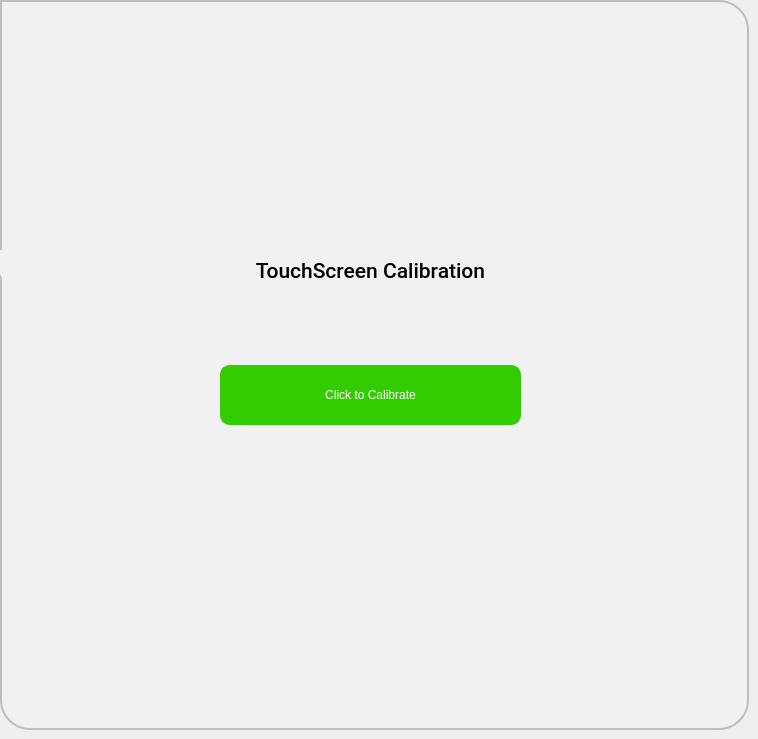
   <widget class="QWidget" name="tabTouchscreen">
    <attribute name="title">
     <string>Touch Screen</string>
    </attribute>
    <widget class="QFrame" name="frame_3">
     <property name="geometry">
      <rect>
       <x>0</x>
       <y>0</y>
       <width>749</width>
       <height>730</height>
      </rect>
     </property>
     <property name="styleSheet">
      <string notr="true">background-color: rgb(241, 241, 241);
	 border: 2px solid #C4C4C3;
    border-bottom-color: #C2C7CB; /* same as the pane color */
    border-bottom-left-radius: 30px;
border-bottom-right-radius: 30px;
    border-top-right-radius: 30px;
color: rgb(0, 0, 0);
font: 75 16pt &quot;Roboto Medium&quot;;
border-color:  rgb(190, 190, 190);



</string>
     </property>
     <property name="frameShape">
      <enum>QFrame::StyledPanel</enum>
     </property>
     <property name="frameShadow">
      <enum>QFrame::Raised</enum>
     </property>
     <widget class="QLabel" name="label_3">
      <property name="geometry">
       <rect>
        <x>-3</x>
        <y>250</y>
        <width>747</width>
        <height>41</height>
       </rect>
      </property>
      <property name="font">
       <font>
        <family>Roboto Medium</family>
        <pointsize>16</pointsize>
        <weight>9</weight>
        <italic>false</italic>
        <bold>false</bold>
       </font>
      </property>
      <property name="styleSheet">
       <string notr="true">border-width: 0px;</string>
      </property>
      <property name="text">
       <string>TouchScreen Calibration</string>
      </property>
      <property name="alignment">
       <set>Qt::AlignCenter</set>
      </property>
     </widget>
     <widget class="QPushButton" name="pbTouchCalibrate">
      <property name="geometry">
       <rect>
        <x>220</x>
        <y>365</y>
        <width>301</width>
        <height>60</height>
       </rect>
      </property>
      <property name="focusPolicy">
       <enum>Qt::ClickFocus</enum>
      </property>
      <property name="styleSheet">
       <string notr="true">QPushButton{
background-color: rgb(51, 204, 0);
border-width: 2px;
border-color: rgb(51, 204, 0);
border-style: solid;
border-radius: 10;
color: rgb(255, 255, 255);
font: 80 22pt &quot;Roboto Medium&quot;;
}
QPushButton:disabled { 
background-color: rgb(204, 244, 198);
border-width: 2px;
border-color: rgb(127, 143, 127);
border-style: solid;
border-radius: 10;
color: rgb(0, 0, 0);
font: 75 16pt &quot;Roboto Medium&quot;;
}
QPushButton:pressed {
background-color: rgb(24, 163, 3);
border-width: 2px;
border-color: rgb(24, 163, 3);
border-style: solid;
border-radius: 10;
color: rgb(255, 255, 255);
font: 75 16pt &quot;Roboto Medium&quot;;
}
QPushButton:down {
background-color: rgb(24, 163, 3);
border-width: 2px;
border-color: rgb(24, 163, 3);
border-style: solid;
border-radius: 10;
color: rgb(0, 0, 0);
font: 75 16pt &quot;Roboto Medium&quot;;
}
QPushButton:default {
background-color: rgb(241, 241, 241);
border-width: 2px;
border-color: rgb(21, 100, 192);
border-style: solid;
border-radius: 10;
color: rgb(0, 0, 0);
font: 75 16pt &quot;Roboto Medium&quot;;
}
</string>
      </property>
      <property name="text">
       <string>Click to Calibrate</string>
      </property>
     </widget>
    </widget>
   </widget>
